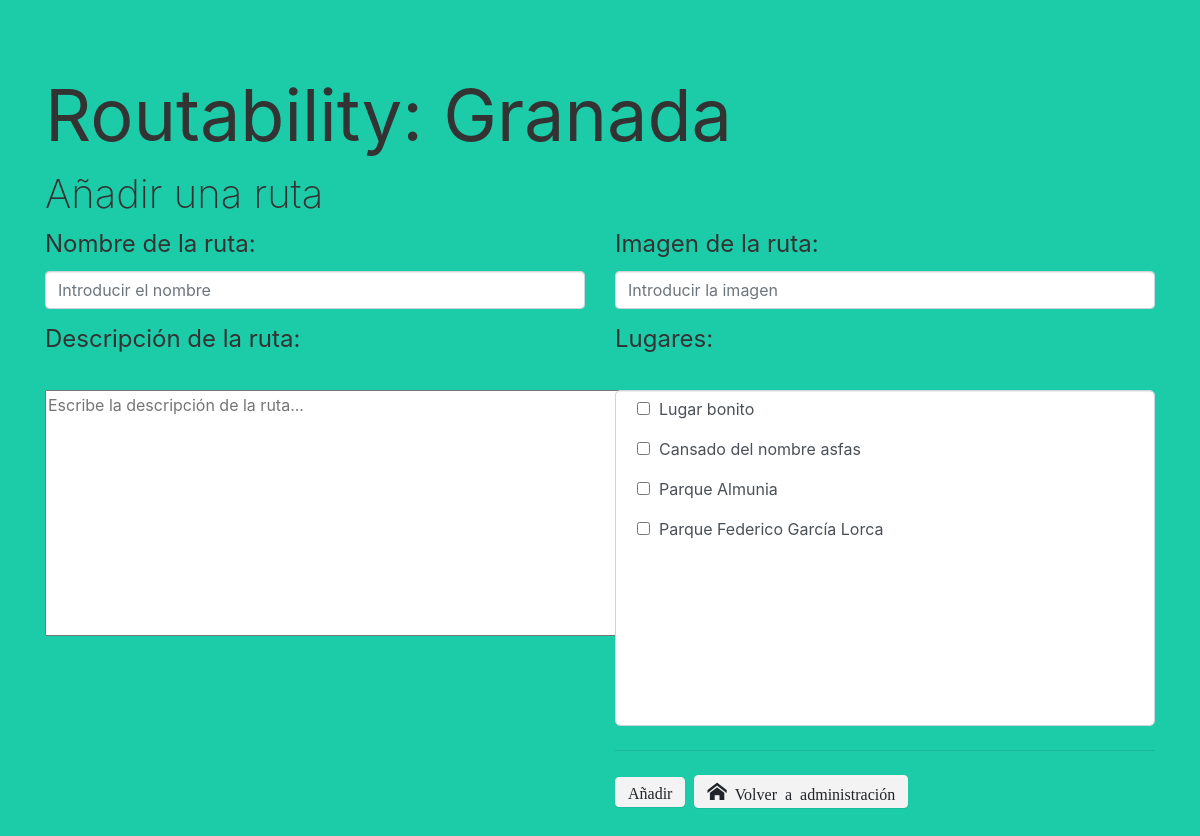
Page /RoutabilityAdmin/addRoutes.php on the earlier database version.
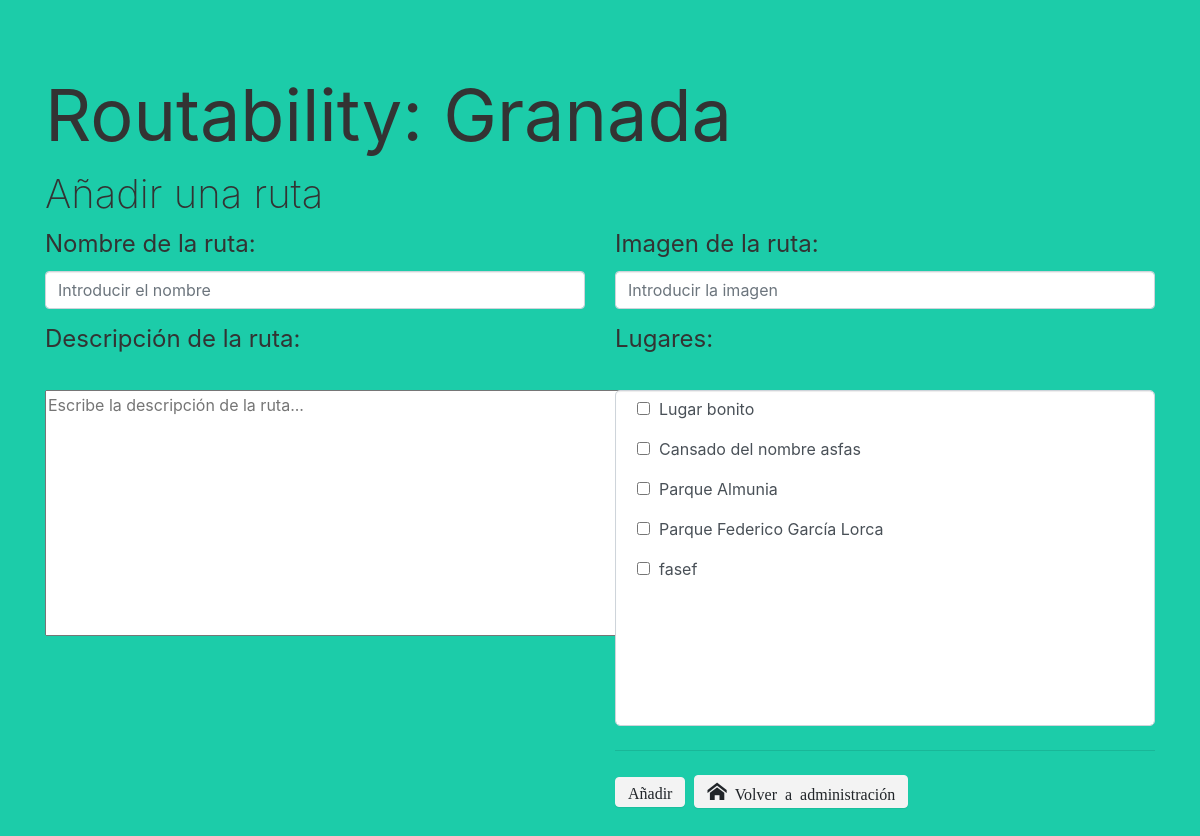
Same page on the later database version.
### tables this page shows
CREATE TABLE `place` (
  `IdPlace` int(8) NOT NULL,
  `Email` varchar(50) NOT NULL,
  `MadeBy` varchar(50) DEFAULT NULL,
  `Name` varchar(50) NOT NULL,
  `Description` text NOT NULL,
  `Localitation` varchar(100) NOT NULL,
  `Image` text NOT NULL,
  `RedMovility` tinyint(1) NOT NULL,
  `RedVision` tinyint(1) NOT NULL,
  `ColourBlind` tinyint(1) NOT NULL,
  `Deaf` tinyint(1) NOT NULL,
  `Foreigner` tinyint(1) NOT NULL
);

### RoutabilityAdmin/addRoutes.php (the view, shortened to what this page needs)
<?php
$conexion = mysqli_connect("localhost", "root", "");
?>
<!DOCTYPE html>
<html>
<head>
    <link rel="stylesheet" href="https://cdnjs.cloudflare.com/ajax/libs/font-awesome/4.7.0/css/font-awesome.min.css" type="text/css">
    <link rel="stylesheet" href="./theme.css" type="text/css">
    <link rel="stylesheet" href="./fonts.css" type="text/css">
</head>
<body class="bg-primario">
    <div class="py-5">
        <div class="container">
            <div class="row">
                <div class="col-md-12">
                    <h1 class="display-3"><b>Routability: Granada</b></h1>
                </div>
            </div>
            <fieldset>
                <h1>Añadir una ruta</h1>
                <form action="addRoutes.php" method="post">
                    <div class="row">
                        <div class="col-md-6">
                            <div class="form-group">
                                <h4><b>Nombre de la ruta:</b></h4><input type="nombre" class="form-control" required value="" name="nombre" placeholder="Introducir el nombre" onBlur="if(this.value=='')this.value='nombre'" onFocus="if(this.value=='nombre')this.value='' ">
                            </div>
                        </div>
                        <div class="col-md-6">
                            <div class="form-group">
                                <h4><b>Imagen de la ruta:</b></h4><input type="imagen" class="form-control" required value="" name="imagen" placeholder="Introducir la imagen" onBlur="if(this.value=='')this.value='imagen'" onFocus="if(this.value=='imagen')this.value='' ">
                            </div>
                        </div>
                    </div>
                    <div class="row">
                        <div class="col-md-6">
                            <div class="form-group">
                                <h4><b>Descripción de la ruta:</b></h4><br /><textarea required value="" name="descripcion" placeholder="Escribe la descripción de la ruta..." maxlength="10000" rows="10" cols="56" onFocus="if(this.value=='descripcion')this.value='' "></textarea>
                            </div>
                        </div>
                        <div class="col-md-6">
                            <div class="form-group">
                                <h4><b>Lugares:</b></h4><br />
                                <div class="scroll" style="border-radius:5px; background-color:white;">
                                    <?php
                                    $resultado_lugares = mysqli_query($conexion, "SELECT * FROM `place`");
                                    if ($resultado_lugares->num_rows > 0) {
                                        while($array_resultado =  mysqli_fetch_assoc($resultado_lugares)) {
                                            echo"<p>&nbsp&nbsp<input name='lugares[]' type='checkbox' id='".$array_resultado['IdPlace']."' value=".$array_resultado['IdPlace']."<br/>&nbsp&nbsp<b>".$array_resultado['Name']."</b></p>";
                                        }
                                    }
                                    ?>
                                </div>
                                <hr>
                                <div>
                                    <input class="btn btn btn-primary btn-light icon-home" type="submit" name="aniadir" value="Añadir">
                                    &nbsp<a class="btn btn btn-primary btn-light icon-home" href="Home.php">&nbsp;Volver a administración</a>
                                </div>
                            </div>
                        </div>
                    </div>
                </form>
            </fieldset>
        </div>
    </div>
</body>
</html>

Differences in the rows shown:
added place: Name "fasef"
